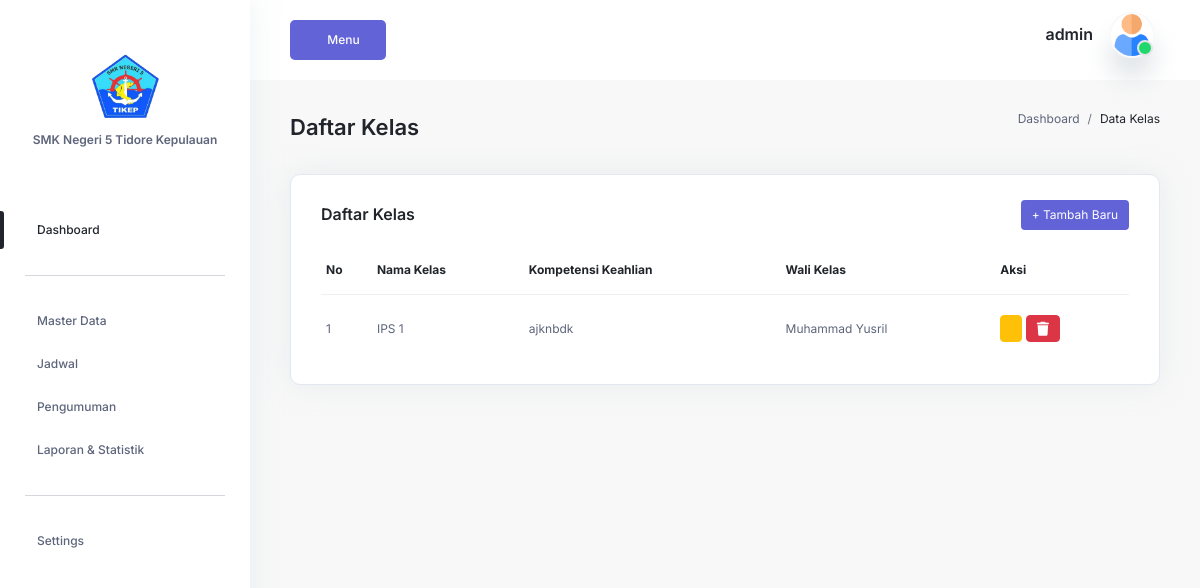
The app's page /login/admin/dataKelas.php (signed in), older data.
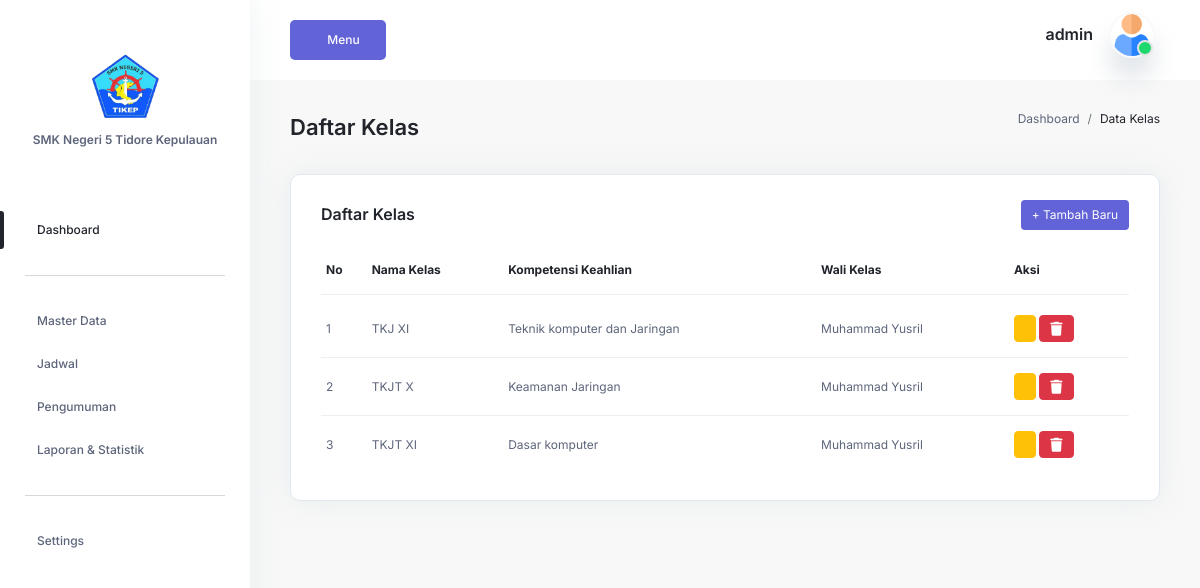
The same page, newer data.
### tables this page shows
CREATE TABLE `kelas` (
  `id_kelas` int(11) NOT NULL,
  `nama_kelas` varchar(50) NOT NULL,
  `kompetensi_keahlian` varchar(100) NOT NULL,
  `jurusan_id` int(11) DEFAULT NULL,
  `wali_kelas_id` int(11) DEFAULT NULL,
  `created_at` timestamp NOT NULL DEFAULT CURRENT_TIMESTAMP
);

CREATE TABLE `users` (
  `id` int(11) NOT NULL,
  `nama` varchar(100) NOT NULL,
  `username` varchar(50) DEFAULT NULL,
  `password` varchar(255) NOT NULL,
  `email` varchar(100) NOT NULL,
  `role` enum('admin','guru','siswa') NOT NULL,
  `is_active` tinyint(1) NOT NULL DEFAULT '1',
  `login_attempts` tinyint(1) NOT NULL DEFAULT '1',
  `created_at` timestamp NOT NULL DEFAULT CURRENT_TIMESTAMP,
  `updated_at` timestamp NULL DEFAULT NULL ON UPDATE CURRENT_TIMESTAMP
);

### login/admin/dataKelas.php (the view, shortened to what this page needs)
<?php require_once 'template/header.php'; ?>
<?php require_once 'template/sidebar.php'; ?>
<section class="section">
    <div class="container-fluid">
        <div class="title-wrapper pt-30">
            <div class="row align-items-center">
                <div class="col-md-6">
                    <div class="title d-flex align-items-center flex-wrap mb-30">
                        <h2 class="mr-40">Daftar Kelas</h2>
                    </div>
                </div>
                <div class="col-md-6">
                    <div class="breadcrumb-wrapper mb-30">
                        <nav aria-label="breadcrumb">
                            <ol class="breadcrumb">
                                <li class="breadcrumb-item"><a href="#0">Dashboard</a></li>
                                <li class="breadcrumb-item active" aria-current="page">Data Kelas</li>
                            </ol>
                        </nav>
                    </div>
                </div>
            </div>
        </div>
        <div class="row">
            <div class="col-12">
                <div class="card-style mb-30">
                    <div class="d-flex justify-content-between align-items-center mb-3">
                        <h6 class="mb-0">Daftar Kelas</h6>
                        <div>
                            <a href="formKelas.php?tambah=true" class="main-btn primary-btn btn-hover btn-sm">+ Tambah Baru</a>
                        </div>
                    </div>
                    <div class="table-wrapper table-responsive">
                        <table class="table striped-table">
                            <thead>
                                <tr>
                                    <th>No</th>
                                    <th>Nama Kelas</th>
                                    <th>Kompetensi Keahlian</th>
                                    <th>Wali Kelas</th>
                                    <th>Aksi</th>
                                </tr>
                            </thead>
                            <tbody>
                                <?php
                                $no = 1;
                                $query = "SELECT k.*, u.nama AS wali_kelas
                                FROM kelas k
                                LEFT JOIN guru g ON k.wali_kelas_id = g.id
                                LEFT JOIN users u ON g.user_id = u.id
                                ORDER BY k.nama_kelas ASC;
";
                                $result = mysqli_query($conn, $query);
                                while ($row = mysqli_fetch_assoc($result)) {
                                ?>
                                    <tr>
                                        <td><p><?= $no++; ?></p></td>
                                        <td><p><?= htmlspecialchars($row['nama_kelas']); ?></p></td>
                                        <td><p><?= htmlspecialchars($row['kompetensi_keahlian']); ?></p></td>
                                        <td><p><?= $row['wali_kelas'] ? htmlspecialchars($row['wali_kelas']) : '-'; ?></p></td>
                                        <td>
                                            <a href="formKelas.php?edit=<?= $row['id_kelas'] ?>" class="btn btn-sm btn-warning">
                                            </a>
                                           <a href="formKelas.php?hapus=<?= htmlspecialchars($row['id_kelas']) ?>"
                                            class="btn btn-sm btn-danger"
                                            onclick="return confirmDelete(event, this)">
                                            <i class="fas fa-trash"></i>
                                            </a>
                                        </td>
                                    </tr>
                                <?php } ?>
                            </tbody>
                        </table>
                    </div>
                </div>
            </div>
        </div>
    </div>
</section>
<?php include './template/footer.php'; ?>

Row changes from the older to the newer data that the page shows:
removed kelas: nama_kelas "IPS 1", kompetensi_keahlian "ajknbdk", users.nama "Muhammad Yusril"
added kelas: nama_kelas "TKJ XI", kompetensi_keahlian "Teknik komputer dan Jaringan", users.nama "Muhammad Yusril"
added kelas: nama_kelas "TKJT X", kompetensi_keahlian "Keamanan Jaringan", users.nama "Muhammad Yusril"
added kelas: nama_kelas "TKJT XI", kompetensi_keahlian "Dasar komputer", users.nama "Muhammad Yusril"
